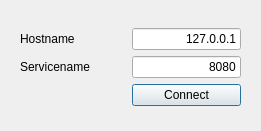
<?xml version="1.0" encoding="UTF-8"?>
<ui version="4.0">
 <class>ConnectDialog</class>
 <widget class="QDialog" name="ConnectDialog">
  <property name="geometry">
   <rect>
    <x>0</x>
    <y>0</y>
    <width>261</width>
    <height>131</height>
   </rect>
  </property>
  <property name="sizePolicy">
   <sizepolicy hsizetype="MinimumExpanding" vsizetype="MinimumExpanding">
    <horstretch>0</horstretch>
    <verstretch>0</verstretch>
   </sizepolicy>
  </property>
  <property name="minimumSize">
   <size>
    <width>0</width>
    <height>0</height>
   </size>
  </property>
  <property name="maximumSize">
   <size>
    <width>800</width>
    <height>600</height>
   </size>
  </property>
  <property name="windowTitle">
   <string>ConnectDialog</string>
  </property>
  <widget class="QWidget" name="layoutWidget">
   <property name="geometry">
    <rect>
     <x>20</x>
     <y>20</y>
     <width>221</width>
     <height>95</height>
    </rect>
   </property>
   <layout class="QGridLayout" name="gridLayout_4">
    <item row="0" column="0">
     <layout class="QGridLayout" name="gridLayout_3">
      <item row="1" column="0">
       <layout class="QGridLayout" name="gridLayout_2">
        <item row="2" column="1">
         <widget class="QPushButton" name="connect_button">
          <property name="text">
           <string>Connect</string>
          </property>
         </widget>
        </item>
        <item row="0" column="0">
         <widget class="QLabel" name="label_service">
          <property name="minimumSize">
           <size>
            <width>100</width>
            <height>0</height>
           </size>
          </property>
          <property name="text">
           <string>Servicename</string>
          </property>
         </widget>
        </item>
        <item row="0" column="1">
         <widget class="QLineEdit" name="servicenameEdit">
          <property name="minimumSize">
           <size>
            <width>109</width>
            <height>0</height>
           </size>
          </property>
          <property name="maximumSize">
           <size>
            <width>109</width>
            <height>16777215</height>
           </size>
          </property>
          <property name="text">
           <string>8080</string>
          </property>
          <property name="alignment">
           <set>Qt::AlignRight|Qt::AlignTrailing|Qt::AlignVCenter</set>
          </property>
         </widget>
        </item>
        <item row="2" column="0">
         <widget class="QLabel" name="msg_validacion">
          <property name="text">
           <string/>
          </property>
         </widget>
        </item>
       </layout>
      </item>
      <item row="0" column="0">
       <layout class="QGridLayout" name="gridLayout">
        <item row="0" column="0">
         <widget class="QLabel" name="label_host">
          <property name="minimumSize">
           <size>
            <width>100</width>
            <height>0</height>
           </size>
          </property>
          <property name="text">
           <string>Hostname</string>
          </property>
         </widget>
        </item>
        <item row="0" column="1">
         <widget class="QLineEdit" name="hostnameEdit">
          <property name="minimumSize">
           <size>
            <width>109</width>
            <height>0</height>
           </size>
          </property>
          <property name="maximumSize">
           <size>
            <width>109</width>
            <height>16777215</height>
           </size>
          </property>
          <property name="text">
           <string>127.0.0.1</string>
          </property>
          <property name="alignment">
           <set>Qt::AlignRight|Qt::AlignTrailing|Qt::AlignVCenter</set>
          </property>
         </widget>
        </item>
       </layout>
      </item>
     </layout>
    </item>
   </layout>
  </widget>
 </widget>
 <resources/>
 <connections/>
</ui>
